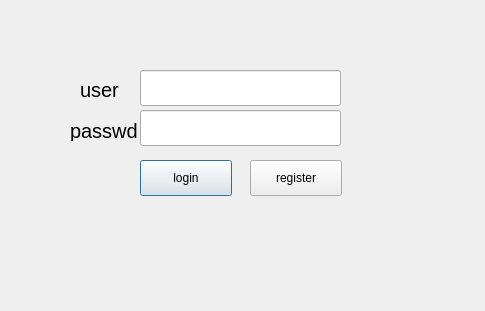
<?xml version="1.0" encoding="UTF-8"?>
<ui version="4.0">
 <class>Dialog</class>
 <widget class="QDialog" name="Dialog">
  <property name="geometry">
   <rect>
    <x>0</x>
    <y>0</y>
    <width>485</width>
    <height>311</height>
   </rect>
  </property>
  <property name="windowTitle">
   <string>Dialog</string>
  </property>
  <widget class="QPushButton" name="Button_login">
   <property name="geometry">
    <rect>
     <x>140</x>
     <y>160</y>
     <width>92</width>
     <height>36</height>
    </rect>
   </property>
   <property name="text">
    <string>login</string>
   </property>
  </widget>
  <widget class="QLineEdit" name="lineEdit_passwd">
   <property name="geometry">
    <rect>
     <x>140</x>
     <y>110</y>
     <width>201</width>
     <height>36</height>
    </rect>
   </property>
  </widget>
  <widget class="QPushButton" name="Button_register">
   <property name="geometry">
    <rect>
     <x>250</x>
     <y>160</y>
     <width>92</width>
     <height>36</height>
    </rect>
   </property>
   <property name="text">
    <string>register</string>
   </property>
  </widget>
  <widget class="QLabel" name="label_user">
   <property name="geometry">
    <rect>
     <x>80</x>
     <y>80</y>
     <width>51</width>
     <height>20</height>
    </rect>
   </property>
   <property name="font">
    <font>
     <pointsize>15</pointsize>
    </font>
   </property>
   <property name="text">
    <string>user</string>
   </property>
  </widget>
  <widget class="QLabel" name="label_passwd">
   <property name="geometry">
    <rect>
     <x>70</x>
     <y>120</y>
     <width>71</width>
     <height>21</height>
    </rect>
   </property>
   <property name="font">
    <font>
     <pointsize>15</pointsize>
    </font>
   </property>
   <property name="text">
    <string>passwd</string>
   </property>
  </widget>
  <widget class="QLineEdit" name="lineEdit_user">
   <property name="geometry">
    <rect>
     <x>140</x>
     <y>70</y>
     <width>201</width>
     <height>36</height>
    </rect>
   </property>
  </widget>
 </widget>
 <resources/>
 <connections/>
</ui>
